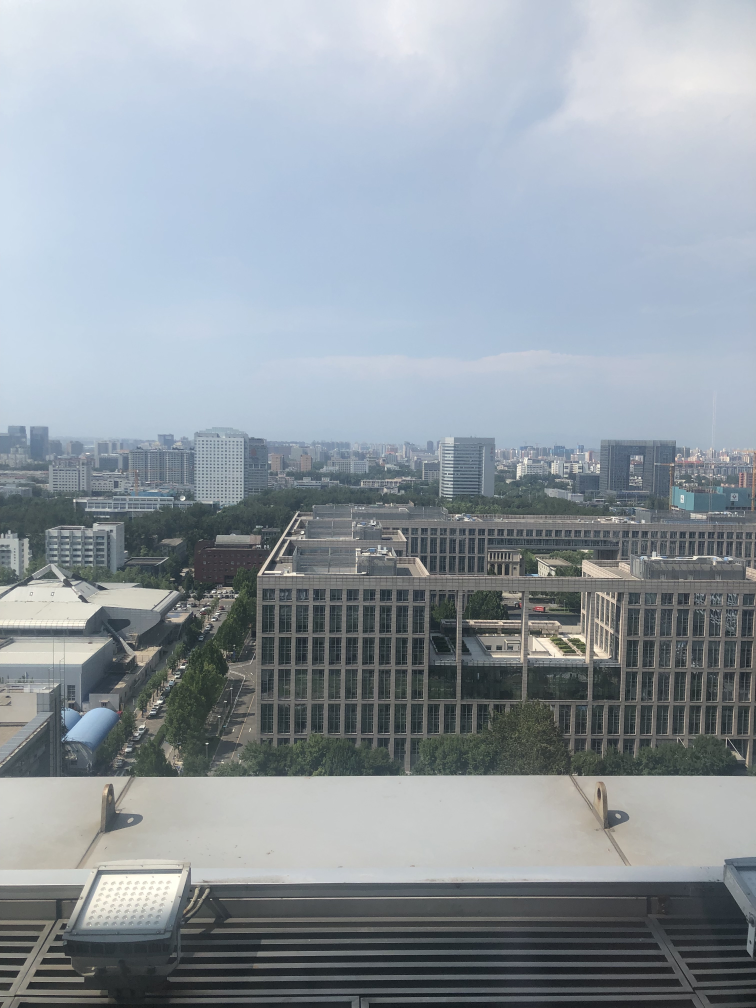
#> input picture week2/left.jpg, 3024 x 4032 px (shown at 1/4 size)
$ jupyter execute image_stitching.ipynb
#> lines starting #> are read from the running program, lines starting #| are printed output that depends on the picture
### week2/ransac.py
import cv2
import numpy as np
import math
from matplotlib import pyplot as plt


def calTriArea(x):#通过行列式计算面积
    epsilon = 10
    cal_x = np.hstack((x,np.ones((3,1))))
    det_x = abs(np.linalg.det(cal_x)/2)
    if det_x < epsilon:
        return False
    else:
        return True

#用于检查随机选取的四个点对是否满足非共线性要求(不能有三点共线)
def goCheckPoints(x):
    #通过三点围成面积是否为0判断三点是否共线
    all_idxs = np.arange(x.shape[0])
    if calTriArea(x[all_idxs!=0,:]) and calTriArea(x[all_idxs!=1,:]) and calTriArea(x[all_idxs!=2,:]) and calTriArea(x[all_idxs!=3,:]):
        return True
    else:
        return False

#用于从数据点集中随机选择出四对点
# [8 lines left out: function getRandom4Pairs2dPoint, not called in this run]

def calSqareErrors(a,b,model):
    a = np.hstack((a,np.ones((a.shape[0],1))))
    tempHomo = np.dot(a,model)
    x = tempHomo[:,2].reshape(tempHomo.shape[0],1)
    temp = tempHomo/x
    error = np.sum((b-temp[:,0:2])**2,axis=1)
    return error

#用于从数据点集中随机选择出四对点
def getRandom4Pairs2dPoint(A,B):
    all_idxs = np.arange(A.shape[0])  # 获取下标索引
    while True:
        np.random.shuffle(all_idxs)  # 打乱下标索引
        a = A[all_idxs[0:4],:]
        b = B[all_idxs[0:4],:]
        if goCheckPoints(a):
            return all_idxs[0:4],all_idxs[4:]

#更新最大迭代次数
def updateMaxIters(p,m,r):#p置信度,m样本集总数,r本次迭代样本估计样本内点数目
    num = math.log(1-p)
    w = r/m
    deno = math.log(1-w**4)
    maxIters = round(num/deno)
    return maxIters

#计算单应性矩阵,主要通过特征分解的方式
def getLsHomography(a,b):
    alen = a.shape[0]
    A = np.zeros((9,9))
    for i in range(alen):
        l1 = np.array([a[i,0],a[i,1],1,0,0,0,-a[i,0]*b[i,0],-a[i,1]*b[i,0],-b[i,0]])
        l2 = np.array([0,0,0,a[i,0],a[i,1],1,-a[i,0]*b[i,1],-a[i,1]*b[i,1],-b[i,1]])
        l1 = l1.reshape(1,9)
        l2 = l2.reshape(1,9)
        A = A + np.dot(l1.T,l1)+np.dot(l2.T,l2)
    retval,_,e_vecs = cv2.eigen(A)
    if retval:
        H = e_vecs[-1,:]
        H = H.reshape(3,3)
        H = H/H[2,2]
    return H

def ransanc(A,B,maxiters=2000,p=0.99,th=3):#A,B为成对的匹配点(A.i与B.i匹配),maxiters最大迭代次数,p模型置信度,th判断是否内点的阈值
    plen = A.shape[0]#总的数据点数目
    iters = 1
    bestMask = np.zeros(plen)#内点数目最多时,对应的掩模
    maxInnerPointNums = 0 #最大的内点数目
    while iters <= maxiters:
        inner_idx,test_idx = getRandom4Pairs2dPoint(A,B)#随机抽取4个点对,作为内点
        model = getLsHomography(A[inner_idx,:],B[inner_idx,:])#由4个点对估计模型参数
#         model,_ = cv2.findHomography(A[inner_idx,:],B[inner_idx,:])
        testerror = calSqareErrors(A[test_idx,:],B[test_idx,:],model.T)
        also_idx = test_idx[testerror<th]
        innerPointsNum = 4+len(also_idx)
        if innerPointsNum > maxInnerPointNums:
            maxInnerPointNums = innerPointsNum
            bestMask[inner_idx] = 1
            bestMask[also_idx] = 1
        maxiters = updateMaxIters(p,plen,innerPointsNum)
        iters+=1
    innerA = A[bestMask>0,:]
    innerB = B[bestMask>0,:]
#     plt.scatter(A[bestMask>0,0],A[bestMask>0,1],c ='r')
#     plt.scatter(A[bestMask==0,0],A[bestMask==0,1],c ='g')
    finalmodel = getLsHomography(innerA,innerB)
#     finalmodel,_ = cv2.findHomography(innerA,innerB)
    return finalmodel.T,bestMask


### week2/image_stitching.ipynb
[cell 1]
import cv2
import numpy as np
import math
from matplotlib import pyplot as plt
from ransac import *

[cell 2]
def imageStitching(left_img,right_img):
    #初始化sift算子
    img1 = cv2.cvtColor(left_img, cv2.COLOR_BGR2GRAY)
    img2 = cv2.cvtColor(right_img, cv2.COLOR_BGR2GRAY)
    sift = cv2.xfeatures2d.SIFT_create()
    # 提取特征点和坐标位置
    kp1, des1 = sift.detectAndCompute(img1,None)
    kp2, des2 = sift.detectAndCompute(img2,None)
    # 寻找对应的匹配点
    bf = cv2.BFMatcher()
    matches = bf.knnMatch(des1,des2, k=2)
    good = []
    for m,n in matches:
        if m.distance < 0.75*n.distance:
            good.append(m)
    good_2 = np.expand_dims(good, 1)
    #绘出特征点之间的连线
    matching = cv2.drawMatchesKnn(img1,kp1,img2,kp2,good_2,None, flags=2)
    plt.imshow(matching),plt.show()
    if len(good)>4:
        src_pts = np.float32([ kp1[m.queryIdx].pt for m in good ]).reshape(-1,2)
        dst_pts = np.float32([ kp2[m.trainIdx].pt for m in good ]).reshape(-1,2)
        #利用ransac算法估计单应性矩阵和内点标记掩模
        model,mask = ransanc(src_pts,dst_pts,maxiters=2000,p=0.99,th=0.5)
        #model_v, mask_v = cv2.findHomography(src_pts, dst_pts, cv2.RANSAC,5.0)
        #利用估计的单应性矩阵变换原始图像
        shift = np.array([[1.0, 0, img2.shape[1]], [0, 1.0, 0], [0, 0, 1.0]])
        # 加入平移变换
        M = np.dot(shift, model.T)
        wrap = cv2.warpPerspective(left_img, M, (img1.shape[1]+img2.shape[1] , max(img1.shape[0],img2.shape[0])))
        #组合透视变换图像和利用ransanc估计的单应性矩阵变换后的图像,便于对比显示
        wrap[0:img2.shape[0], img2.shape[1]:] = right_img
        #绘出经过ransanc算法筛选后的内点连线
        matchfinal = cv2.drawMatchesKnn(img1,kp1,img2,kp2,good_2[mask>0,],None, flags=2)
        plt.imshow(matchfinal),plt.show()
        rows, cols,_ = np.where(wrap!=0)
        min_row, max_row = min(rows), max(rows) +1
        min_col, max_col = min(cols), max(cols) +1
        result = wrap[min_row:max_row,min_col:max_col]#去除黑色无用部分
    return result

[cell 3]
#利用两幅图像进行测试
left_img = cv2.imread("left.jpg")
#> left_img is the input picture: shape (4032, 3024, 3); mean B, G, R 161.5, 153.9, 145
left_img = cv2.resize(left_img, (600, 400))
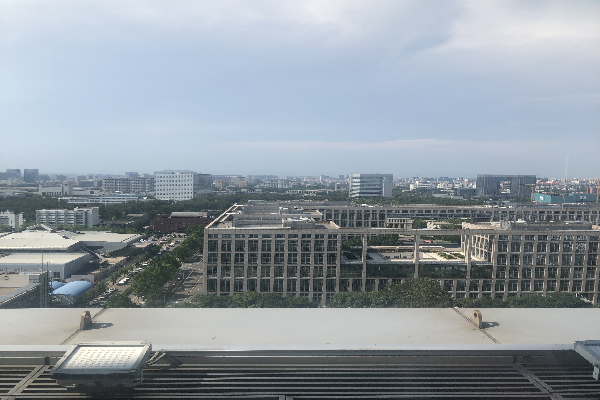
#> left_img: shape (400, 600, 3); mean B, G, R 161.5, 153.9, 145
right_img = cv2.imread("right.jpg")
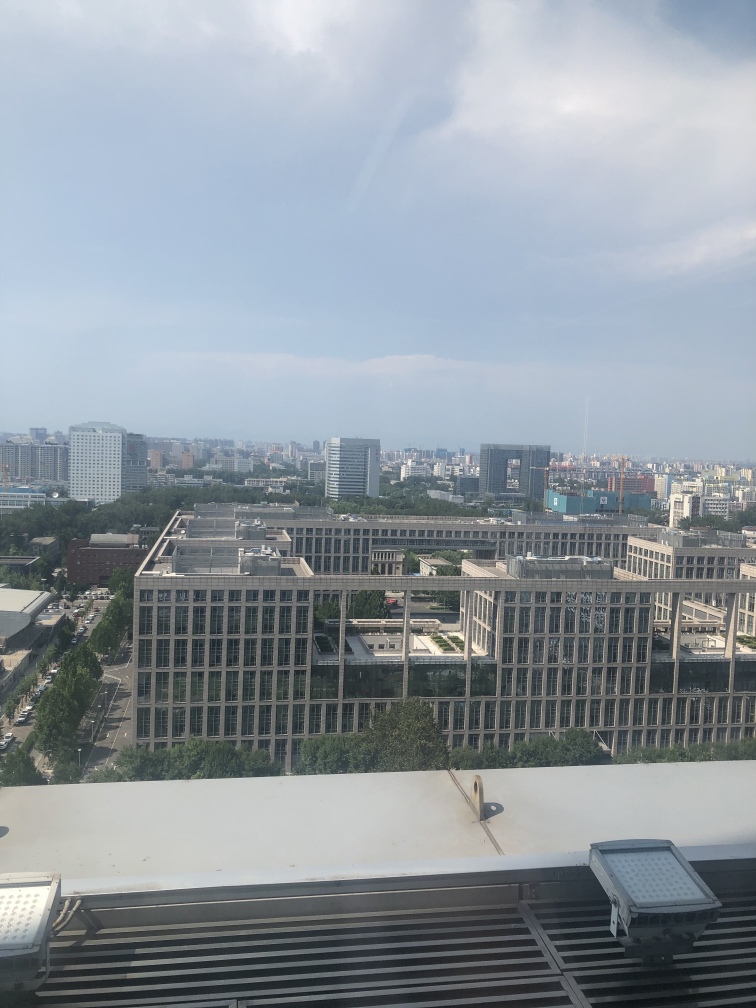
#> input picture week2/right.jpg, 3024 x 4032 px (shown at 1/4 size)
#> right_img is the input picture: shape (4032, 3024, 3); mean B, G, R 159, 151.4, 142.7
right_img = cv2.resize(right_img, (600, 400))
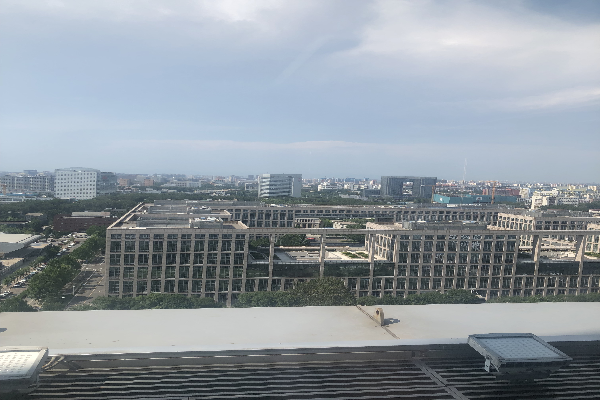
#> right_img: shape (400, 600, 3); mean B, G, R 158.9, 151.3, 142.6
image = imageStitching(left_img,right_img)
#> in imageStitching, `img1 = cv2.cvtColor(left_img, cv2.COLOR_BGR2GRAY)`:
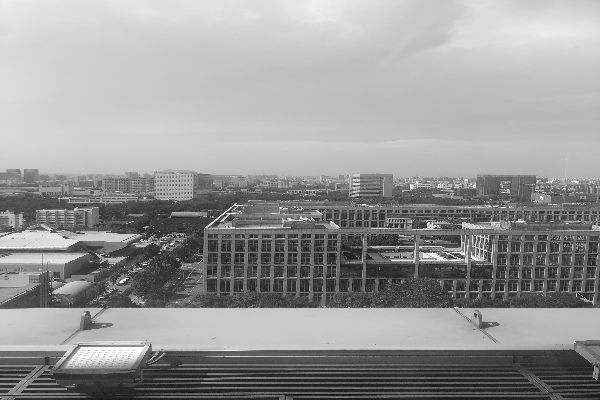
#> img1: shape (400, 600); min 7, max 254, mean 152.1
#> in imageStitching, `img2 = cv2.cvtColor(right_img, cv2.COLOR_BGR2GRAY)`:
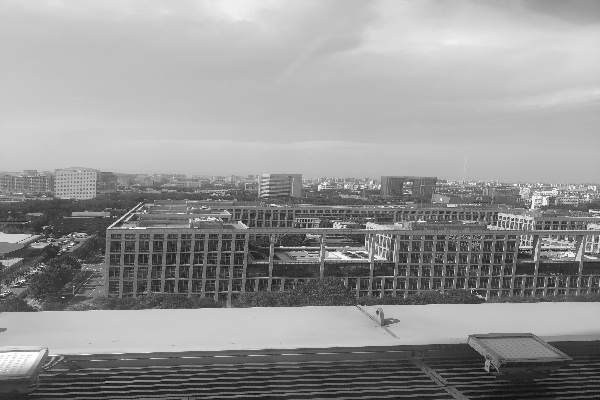
#> img2: shape (400, 600); min 7, max 254, mean 149.6
#> in imageStitching, `kp1, des1 = sift.detectAndCompute(img1,None)`: kp1 = 1264 keypoints; strongest (x, y, size): (121, 282, 2.2), (421, 247, 1.8), (211, 223, 1.9), (398, 247, 1.9)
#> in imageStitching, `kp2, des2 = sift.detectAndCompute(img2,None)`: kp2 = 1354 keypoints; strongest (x, y, size): (303, 247, 1.9), (530, 221, 1.9), (118, 221, 1.8), (109, 227, 1.9)
#> in imageStitching, `matches = bf.knnMatch(des1,des2, k=2)`: matches = 1264 matches
#> after the loop in imageStitching, `for m,n in matches:`: good = 179 matches
#> in imageStitching, `matching = cv2.drawMatchesKnn(img1,kp1,img2,kp2,good_2,None, flags=2)`:
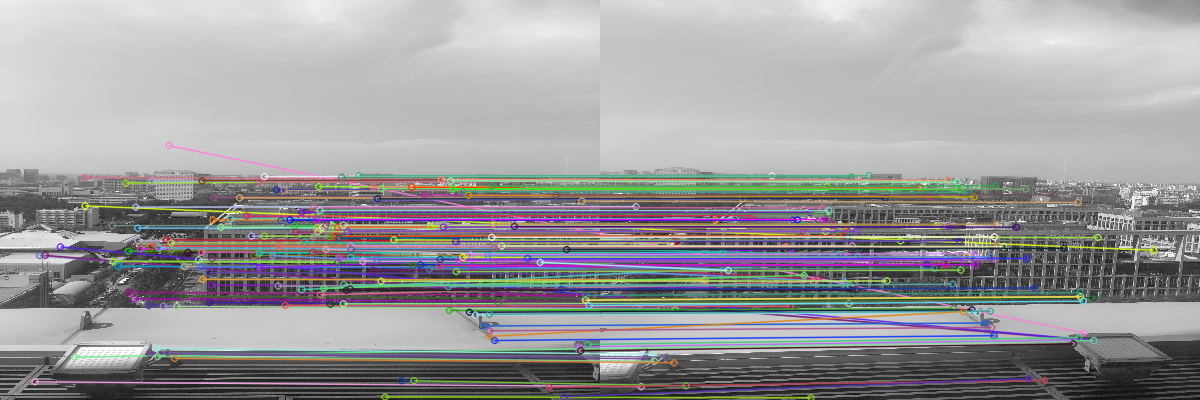
#> matching: shape (400, 1200, 3); mean of channels 0, 1, 2 155.8, 154.5, 155.2; drawn as B, G, R
#> in imageStitching, `src_pts = np.float32([ kp1[m.queryIdx].pt for m in good ]).reshape(-1,2)`: src_pts = 179 pairs, first value 34.59 to 588.6, second value 145.1 to 396.5
#> in imageStitching, `dst_pts = np.float32([ kp2[m.trainIdx].pt for m in good ]).reshape(-1,2)`: dst_pts = 179 pairs, first value 7.92 to 553.2, second value 175.2 to 397.2
#> the loop in ransanc, `while iters <= maxiters:` made 481 passes
#> (inner_idx, also_idx, innerPointsNum, maxInnerPointNums, w in updateMaxIters, deno in updateMaxIters, maxIters in updateMaxIters, maxiters) on passes 2, 5: ([6, 52, 110, 45], [44], 5, 5, 0.0279, -6.09e-07, 7564455, 7564455), ([111, 44, 46, 31], [35, 22, 120], 7, 7, 0.0391, -2.34e-06, 1969088, 1969088)
#> (inner_idx, innerPointsNum, maxInnerPointNums, w in updateMaxIters, deno in updateMaxIters, maxIters in updateMaxIters, maxiters) on passes 1, 6, 7, 13, 28: ([137, 7, 124, 71], 4, 4, 0.0223, -2.49e-07, 18467912, 18467912), ([54, 27, 49, 171], 26, 26, 0.145, -0.000445, 10344, 10344), ([120, 18, 69, 63], 30, 30, 0.168, -0.000789, 5834, 5834), ([170, 142, 9, 113], 47, 47, 0.263, -0.00476, 967, 967), ([104, 10, 66, 131], 55, 55, 0.307, -0.00895, 514, 514)
#> after the loop in ransanc, `while iters <= maxiters:`: bestMask = 179 values, max 1 at index 6, min 0 at index 0, mean 0.609; iters = 482; maxInnerPointNums = 58
#> in ransanc, `innerA = A[bestMask>0,:]`: innerA = 109 pairs, first value 84.64 to 587.8, second value 175.3 to 380.3
#> in ransanc, `innerB = B[bestMask>0,:]`: innerB = 109 pairs, first value 7.92 to 553.2, second value 175.2 to 385.3
#> in ransanc, `finalmodel = getLsHomography(innerA,innerB)`: finalmodel = [[-0.323, -1.07, 344.8], [-0.207, -1.24, 350.7], [-0.000642, -0.0035, 1]]
#> in imageStitching, `model,mask = ransanc(src_pts,dst_pts,maxiters=2000,p=0.99,th=0.5)`: model = [[-0.323, -0.207, -0.000642], [-1.07, -1.24, -0.0035], [344.8, 350.7, 1]]; mask has the same summary as bestMask in ransanc
#> in imageStitching, `M = np.dot(shift, model.T)`: M = [[-0.708, -3.16, 944.8], [-0.207, -1.24, 350.7], [-0.000642, -0.0035, 1]]
#> in imageStitching, `wrap = cv2.warpPerspective(left_img, M, (img1.shape[1]+img2.shape[1] ,..`:
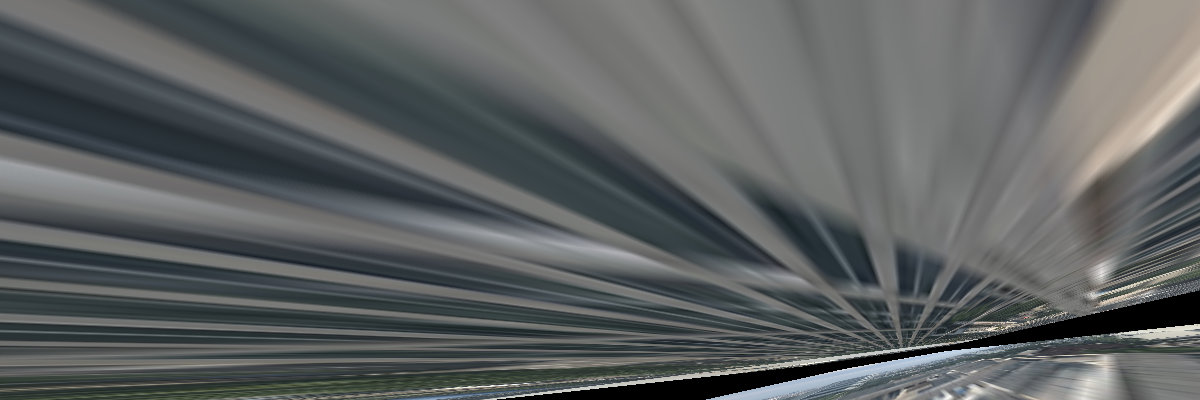
#> wrap: shape (400, 1200, 3); mean B, G, R 97.1, 96.6, 93.1
#> in imageStitching, `wrap[0:img2.shape[0], img2.shape[1]:] = right_img`:
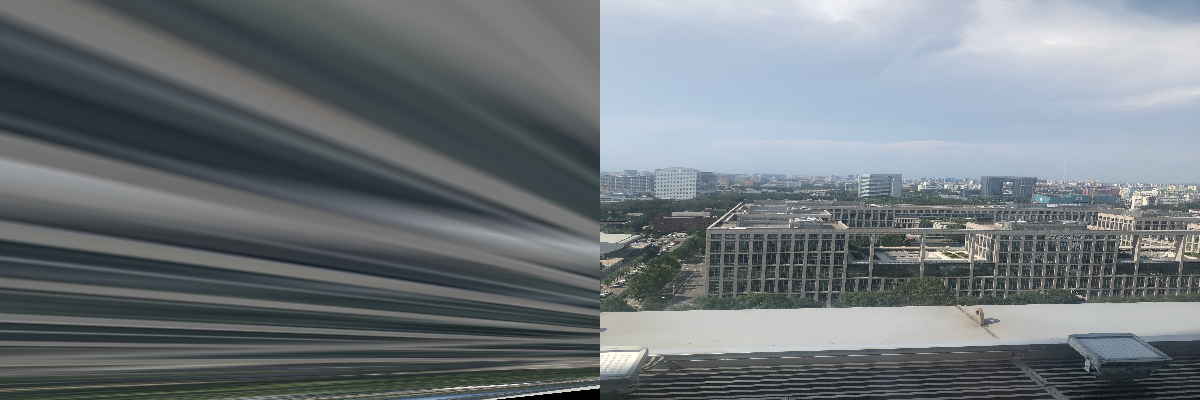
#> wrap: shape (400, 1200, 3); mean B, G, R 123.5, 119, 112
#> in imageStitching, `matchfinal = cv2.drawMatchesKnn(img1,kp1,img2,kp2,good_2[mask>0,],None..`:
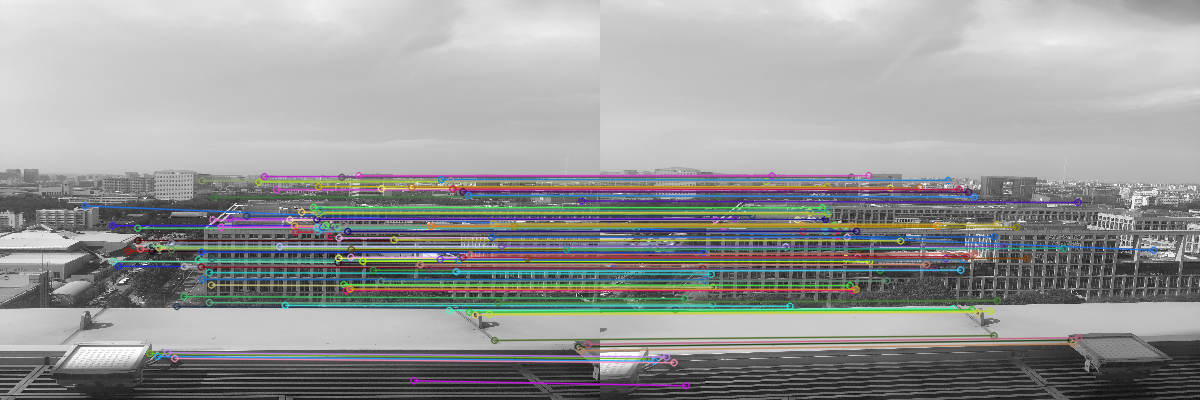
#> matchfinal: shape (400, 1200, 3); mean of channels 0, 1, 2 152.5, 153.1, 152; drawn as B, G, R
#> in imageStitching, `min_row, max_row = min(rows), max(rows) +1`: min_row = 0; max_row = 400
#> in imageStitching, `min_col, max_col = min(cols), max(cols) +1`: min_col = 0; max_col = 1200
cv2.imshow("imageStitching", image)
key = cv2.waitKey(0)
#> (key Esc is pressed here)
if key == 27:
    cv2.destroyAllWindows()

## 结论

利用自行编写的ransac算法和sift特征进行了图像拼接实验,实验图像选取答疑课程老师提供的左右两幅图像.结果显示实验效果较为理想,但是偶尔会有跑飞的情况,估计是在实现ransac算法时,某些数值计算过程中可能会导致溢出,但是这里不进行详细排查,因为重点在于掌握算法流程.
